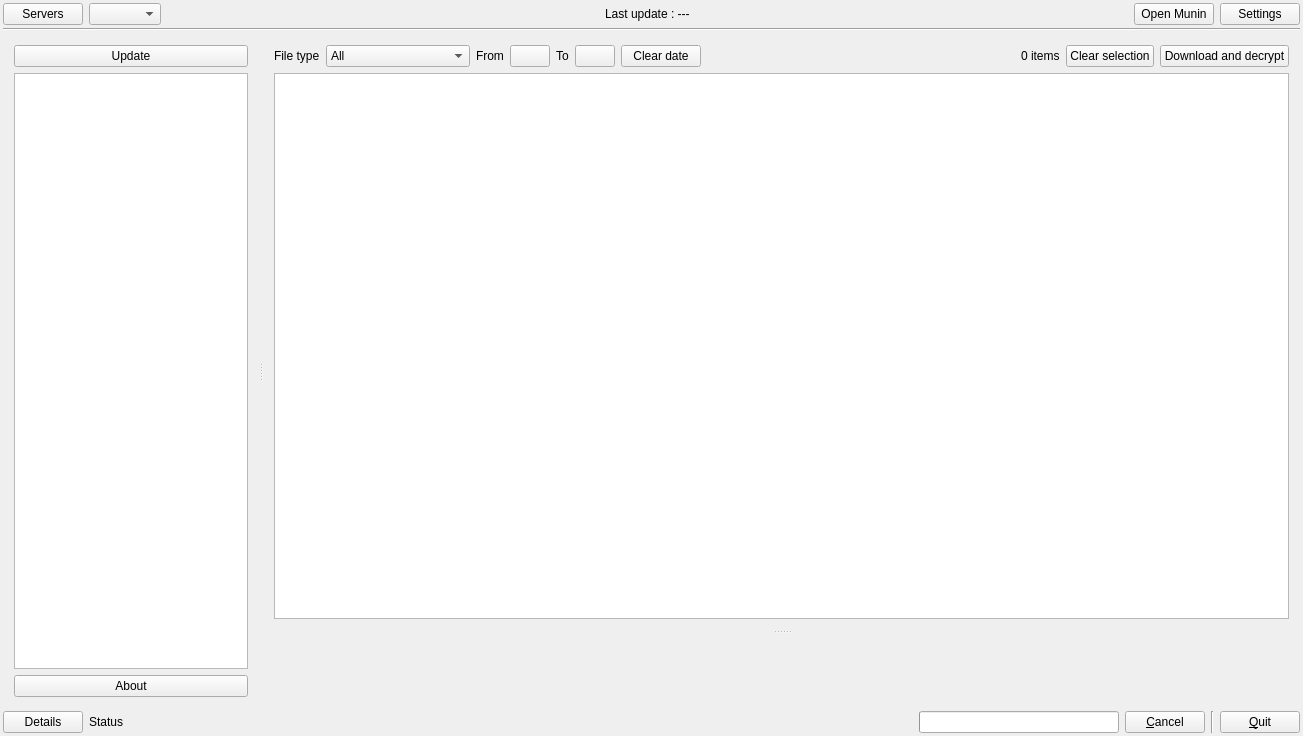
<?xml version="1.0" encoding="UTF-8"?>
<ui version="4.0">
 <class>Widget</class>
 <widget class="QWidget" name="Widget">
  <property name="geometry">
   <rect>
    <x>0</x>
    <y>0</y>
    <width>1303</width>
    <height>736</height>
   </rect>
  </property>
  <property name="windowTitle">
   <string>AnzenAnshinCamera GUI testing (M/V ver)</string>
  </property>
  <property name="windowIcon">
   <iconset resource="resource.qrc">
    <normaloff>:/img/icon2.ico</normaloff>:/img/icon2.ico</iconset>
  </property>
  <layout class="QVBoxLayout" name="verticalLayout_3">
   <property name="spacing">
    <number>3</number>
   </property>
   <property name="leftMargin">
    <number>3</number>
   </property>
   <property name="topMargin">
    <number>3</number>
   </property>
   <property name="rightMargin">
    <number>3</number>
   </property>
   <property name="bottomMargin">
    <number>3</number>
   </property>
   <item>
    <layout class="QHBoxLayout" name="horizontalLayout_4">
     <item>
      <widget class="QPushButton" name="serverSettingButton">
       <property name="text">
        <string>Servers</string>
       </property>
      </widget>
     </item>
     <item>
      <widget class="QComboBox" name="serverComboBox">
       <property name="sizePolicy">
        <sizepolicy hsizetype="Preferred" vsizetype="Fixed">
         <horstretch>0</horstretch>
         <verstretch>0</verstretch>
        </sizepolicy>
       </property>
       <property name="sizeAdjustPolicy">
        <enum>QComboBox::AdjustToContents</enum>
       </property>
      </widget>
     </item>
     <item>
      <spacer name="horizontalSpacer">
       <property name="orientation">
        <enum>Qt::Horizontal</enum>
       </property>
       <property name="sizeHint" stdset="0">
        <size>
         <width>40</width>
         <height>20</height>
        </size>
       </property>
      </spacer>
     </item>
     <item>
      <widget class="QLabel" name="lastUpdateLabel">
       <property name="text">
        <string>Last update : ---</string>
       </property>
      </widget>
     </item>
     <item>
      <spacer name="horizontalSpacer_4">
       <property name="orientation">
        <enum>Qt::Horizontal</enum>
       </property>
       <property name="sizeHint" stdset="0">
        <size>
         <width>40</width>
         <height>20</height>
        </size>
       </property>
      </spacer>
     </item>
     <item>
      <widget class="QPushButton" name="openMuninButton">
       <property name="text">
        <string>Open Munin</string>
       </property>
      </widget>
     </item>
     <item>
      <widget class="QPushButton" name="configButton">
       <property name="text">
        <string>Settings</string>
       </property>
      </widget>
     </item>
    </layout>
   </item>
   <item>
    <widget class="Line" name="line">
     <property name="orientation">
      <enum>Qt::Horizontal</enum>
     </property>
    </widget>
   </item>
   <item>
    <widget class="QSplitter" name="horizontalSplitter">
     <property name="sizePolicy">
      <sizepolicy hsizetype="Expanding" vsizetype="MinimumExpanding">
       <horstretch>0</horstretch>
       <verstretch>0</verstretch>
      </sizepolicy>
     </property>
     <property name="orientation">
      <enum>Qt::Horizontal</enum>
     </property>
     <widget class="QWidget" name="layoutWidget">
      <layout class="QVBoxLayout" name="verticalLayout_2">
       <property name="sizeConstraint">
        <enum>QLayout::SetDefaultConstraint</enum>
       </property>
       <item>
        <widget class="QPushButton" name="updateFileListButton">
         <property name="sizePolicy">
          <sizepolicy hsizetype="Minimum" vsizetype="Fixed">
           <horstretch>0</horstretch>
           <verstretch>0</verstretch>
          </sizepolicy>
         </property>
         <property name="text">
          <string>Update</string>
         </property>
        </widget>
       </item>
       <item>
        <widget class="QListView" name="cameraNameListView">
         <property name="sizePolicy">
          <sizepolicy hsizetype="Ignored" vsizetype="MinimumExpanding">
           <horstretch>0</horstretch>
           <verstretch>0</verstretch>
          </sizepolicy>
         </property>
         <property name="minimumSize">
          <size>
           <width>160</width>
           <height>0</height>
          </size>
         </property>
        </widget>
       </item>
       <item>
        <widget class="QPushButton" name="aboutButton">
         <property name="text">
          <string>About</string>
         </property>
        </widget>
       </item>
      </layout>
     </widget>
     <widget class="QSplitter" name="splitter">
      <property name="sizePolicy">
       <sizepolicy hsizetype="Expanding" vsizetype="Expanding">
        <horstretch>0</horstretch>
        <verstretch>0</verstretch>
       </sizepolicy>
      </property>
      <property name="orientation">
       <enum>Qt::Vertical</enum>
      </property>
      <widget class="QWidget" name="layoutWidget_2">
       <layout class="QVBoxLayout" name="verticalLayout">
        <item>
         <layout class="QHBoxLayout" name="horizontalLayout_2">
          <item>
           <widget class="QLabel" name="label">
            <property name="text">
             <string>File type</string>
            </property>
           </widget>
          </item>
          <item>
           <widget class="QComboBox" name="filetypeCombobox">
            <property name="sizePolicy">
             <sizepolicy hsizetype="Maximum" vsizetype="Fixed">
              <horstretch>0</horstretch>
              <verstretch>0</verstretch>
             </sizepolicy>
            </property>
            <item>
             <property name="text">
              <string>All</string>
             </property>
             <property name="icon">
              <iconset resource="resource.qrc">
               <normaloff>:/img/icons/camera-video.png</normaloff>:/img/icons/camera-video.png</iconset>
             </property>
            </item>
            <item>
             <property name="text">
              <string>Images only</string>
             </property>
             <property name="icon">
              <iconset resource="resource.qrc">
               <normaloff>:/img/icons/image-x-generic.png</normaloff>:/img/icons/image-x-generic.png</iconset>
             </property>
            </item>
            <item>
             <property name="text">
              <string>First frames only</string>
             </property>
             <property name="icon">
              <iconset resource="resource.qrc">
               <normaloff>:/img/icons/applications-multimedia.png</normaloff>:/img/icons/applications-multimedia.png</iconset>
             </property>
            </item>
            <item>
             <property name="text">
              <string>Videos or first frames</string>
             </property>
             <property name="icon">
              <iconset resource="resource.qrc">
               <normaloff>:/img/icons/video-x-generic.png</normaloff>:/img/icons/video-x-generic.png</iconset>
             </property>
            </item>
            <item>
             <property name="text">
              <string>Videos only</string>
             </property>
             <property name="icon">
              <iconset resource="resource.qrc">
               <normaloff>:/img/icons/video-x-generic.png</normaloff>:/img/icons/video-x-generic.png</iconset>
             </property>
            </item>
           </widget>
          </item>
          <item>
           <widget class="QLabel" name="label_3">
            <property name="text">
             <string>From</string>
            </property>
           </widget>
          </item>
          <item>
           <widget class="QPushButton" name="selectFromButton">
            <property name="sizePolicy">
             <sizepolicy hsizetype="Minimum" vsizetype="Fixed">
              <horstretch>0</horstretch>
              <verstretch>0</verstretch>
             </sizepolicy>
            </property>
            <property name="text">
             <string/>
            </property>
           </widget>
          </item>
          <item>
           <widget class="QLabel" name="label_2">
            <property name="text">
             <string>To</string>
            </property>
           </widget>
          </item>
          <item>
           <widget class="QPushButton" name="selectToButton">
            <property name="text">
             <string/>
            </property>
           </widget>
          </item>
          <item>
           <widget class="QPushButton" name="clearDateTimeFilterButton">
            <property name="text">
             <string>Clear date</string>
            </property>
           </widget>
          </item>
          <item>
           <spacer name="horizontalSpacer_2">
            <property name="orientation">
             <enum>Qt::Horizontal</enum>
            </property>
            <property name="sizeHint" stdset="0">
             <size>
              <width>13</width>
              <height>16</height>
             </size>
            </property>
           </spacer>
          </item>
          <item>
           <widget class="QLabel" name="itemCountLabel">
            <property name="text">
             <string>0 items</string>
            </property>
           </widget>
          </item>
          <item>
           <widget class="QPushButton" name="clearSelectionButton">
            <property name="text">
             <string>Clear selection</string>
            </property>
           </widget>
          </item>
          <item>
           <widget class="QPushButton" name="downloadButton">
            <property name="text">
             <string>Download and decrypt</string>
            </property>
           </widget>
          </item>
         </layout>
        </item>
        <item>
         <widget class="QTreeView" name="fileView">
          <property name="sizePolicy">
           <sizepolicy hsizetype="MinimumExpanding" vsizetype="Expanding">
            <horstretch>0</horstretch>
            <verstretch>0</verstretch>
           </sizepolicy>
          </property>
         </widget>
        </item>
       </layout>
      </widget>
      <widget class="PreviewWidget" name="previewWidget" native="true">
       <property name="sizePolicy">
        <sizepolicy hsizetype="Preferred" vsizetype="Preferred">
         <horstretch>0</horstretch>
         <verstretch>0</verstretch>
        </sizepolicy>
       </property>
      </widget>
     </widget>
    </widget>
   </item>
   <item>
    <layout class="QHBoxLayout" name="horizontalLayout">
     <item>
      <widget class="QPushButton" name="showDetailButton">
       <property name="text">
        <string>Details</string>
       </property>
      </widget>
     </item>
     <item>
      <widget class="QLabel" name="errorLabel">
       <property name="sizePolicy">
        <sizepolicy hsizetype="MinimumExpanding" vsizetype="Preferred">
         <horstretch>0</horstretch>
         <verstretch>0</verstretch>
        </sizepolicy>
       </property>
       <property name="text">
        <string>Status</string>
       </property>
      </widget>
     </item>
     <item>
      <widget class="QProgressBar" name="progressBar">
       <property name="sizePolicy">
        <sizepolicy hsizetype="Preferred" vsizetype="Minimum">
         <horstretch>0</horstretch>
         <verstretch>0</verstretch>
        </sizepolicy>
       </property>
       <property name="minimumSize">
        <size>
         <width>200</width>
         <height>0</height>
        </size>
       </property>
      </widget>
     </item>
     <item>
      <widget class="QPushButton" name="cancelButton">
       <property name="text">
        <string>&amp;Cancel</string>
       </property>
      </widget>
     </item>
     <item>
      <widget class="Line" name="line_2">
       <property name="orientation">
        <enum>Qt::Vertical</enum>
       </property>
      </widget>
     </item>
     <item>
      <widget class="QPushButton" name="quitButton">
       <property name="text">
        <string>&amp;Quit</string>
       </property>
      </widget>
     </item>
    </layout>
   </item>
  </layout>
 </widget>
 <layoutdefault spacing="6" margin="11"/>
 <customwidgets>
  <customwidget>
   <class>PreviewWidget</class>
   <extends>QWidget</extends>
   <header>previewwidget.h</header>
   <container>1</container>
  </customwidget>
 </customwidgets>
 <tabstops>
  <tabstop>updateFileListButton</tabstop>
  <tabstop>cameraNameListView</tabstop>
  <tabstop>filetypeCombobox</tabstop>
  <tabstop>selectFromButton</tabstop>
  <tabstop>selectToButton</tabstop>
  <tabstop>clearDateTimeFilterButton</tabstop>
  <tabstop>clearSelectionButton</tabstop>
  <tabstop>downloadButton</tabstop>
  <tabstop>fileView</tabstop>
  <tabstop>showDetailButton</tabstop>
  <tabstop>cancelButton</tabstop>
  <tabstop>quitButton</tabstop>
  <tabstop>openMuninButton</tabstop>
  <tabstop>configButton</tabstop>
 </tabstops>
 <resources>
  <include location="resource.qrc"/>
 </resources>
 <connections/>
</ui>
